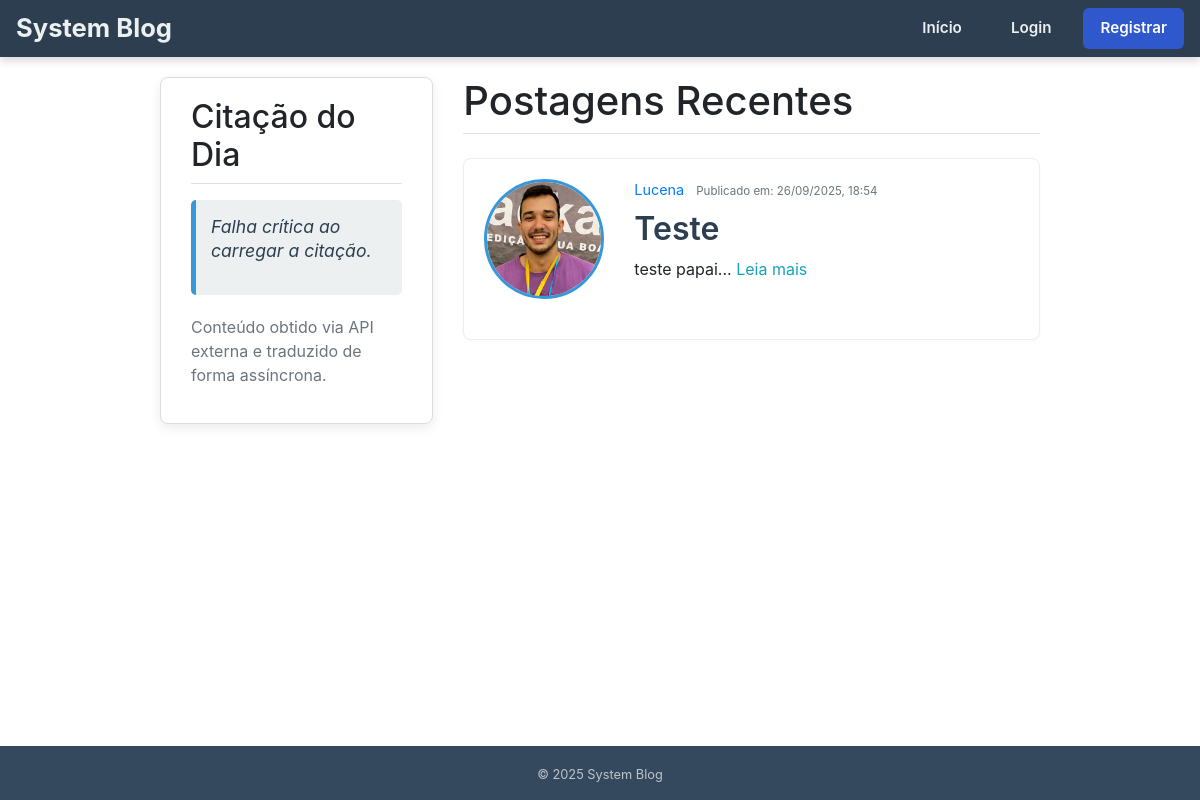
The page /home on the database its author committed.
### models.py (models this page shows, shortened)
class Post(db.Model):
    id = db.Column(db.Integer, primary_key=True)
    title = db.Column(db.String(100), nullable=False)
    date_posted = db.Column(db.DateTime, nullable=False, default=datetime.utcnow)
    content = db.Column(db.Text, nullable=False)
    user_id = db.Column(db.Integer, db.ForeignKey('user.id'), nullable=False)

class User(db.Model, UserMixin):
    id = db.Column(db.Integer, primary_key=True)
    username = db.Column(db.String(20), unique=True, nullable=False)
    email = db.Column(db.String(120), unique=True, nullable=False)
    password = db.Column(db.String(60), nullable=False)
    image_file = db.Column(db.String(20), nullable=False, default='default.jpg')
    is_active = db.Column(db.Boolean, default=False)
    role_id = db.Column(db.Integer, db.ForeignKey('role.id'), nullable=False, default=1)
    posts = db.relationship('Post', backref='author', lazy=True)

### views.py (the view)
@app.route("/")
@app.route("/home")
def home():
    quote = quote_of_the_day['content']
    author = quote_of_the_day['author']
    posts = Post.query.order_by(Post.date_posted.desc()).all()
    return render_template('home.html', title='Início', posts=posts, quote=quote, author=author,
                           is_moderator=is_moderator, is_admin=is_admin)

### app.py (called while the page is built)
@app.context_processor
def inject_permissions():
    return dict(is_admin=is_admin, is_moderator=is_moderator)

### views.py (called while the page is built)
@app.before_request
def start_quote_thread():
    global quote_of_the_day
    if quote_of_the_day.get('thread') is None or not quote_of_the_day['thread'].is_alive():
        th = Thread(target=get_and_translate_quote, daemon=True)
        th.start()
        quote_of_the_day['thread'] = th
        app.logger.info("Thread de citação assíncrona iniciada.")

### templates/home.html (shortened to what this page needs)
{% extends "base.html" %}
{% block content %}
    <div class="row">
        <div class="col-md-4">
            <section id="quote-section" class="content-section">
                <h2 class="border-bottom pb-2 mb-3">Citação do Dia</h2>
                <div id="quote-box" class="quote-of-the-day">
                    <p id="quote-text" class="quote-text quote-loading">Carregando citação…</p>
                </div>
                <p class="text-muted text-sm mt-3">Conteúdo obtido via API externa e traduzido de forma assíncrona.</p>
            </section>
        </div>
        <div class="col-md-8">
            <h1 class="border-bottom mb-4 pb-2">Postagens Recentes</h1>
            {% if posts %}
                {% for post in posts %}
                    <article class="content-section post-article">
                        <div class="media">
                            <img class="article-img" src="{{ url_for('static', filename='profile_pics/' + post.author.image_file) }}" alt="Imagem de Perfil">
                            <div class="media-body">
                                <div class="post-meta">
                                    <a class="mr-2" href="{{ url_for('user_posts', username=post.author.username) }}">{{ post.author.username }}</a>
                                    <small class="text-muted">Publicado em: {{ post.date_posted.strftime('%d/%m/%Y, %H:%M') }}</small>
                                </div>
                                <h2><a class="article-title" href="{{ url_for('post', post_id=post.id) }}">{{ post.title }}</a></h2>
                                <p class="article-content">{{ post.content[:240] }}...
                                    <a href="{{ url_for('post', post_id=post.id) }}" class="text-info">Leia mais</a>
                                </p>
                            </div>
                        </div>
                    </article>
                {% endfor %}
            {% else %}
                <div class="alert alert-info">Nenhum post ainda. Seja o primeiro a publicar!</div>
            {% endif %}
        </div>
    </div>
{% endblock content %}

### static/css/styles.css (style rules this page uses)
body { background: #f4f7f6; color: #333; margin: 0; padding: 0; font-family: 'Inter', sans-serif; min-height: 100vh; display: flex; flex-direction: column; }
.content-section { background: #fff; padding: 20px 30px; border: 1px solid #ddd; border-radius: 8px; margin-bottom: 20px; box-shadow: 0 4px 12px rgba(0, 0, 0, 0.08); }
.post-article { background: white; padding: 20px; border-radius: 8px; border: 1px solid #eee; margin-bottom: 20px; box-shadow: 0 1px 3px rgba(0, 0, 0, 0.03); }
.post-article h2 a { color: #2c3e50; text-decoration: none; font-weight: 600; }
.post-meta { font-size: 0.9em; color: #7f8c8d; margin-bottom: 10px; }
.article-content { line-height: 1.6; }
.article-img { height: 120px; width: 120px; margin-right: 15px; object-fit: cover; border-radius: 50%; border: 3px solid #3498db; }
.quote-of-the-day { background: #ecf0f1; border-left: 5px solid #3498db; padding: 15px; border-radius: 5px; margin-bottom: 20px; }
.quote-text { font-style: italic; margin-bottom: 5px; font-size: 1.1em; color: #2c3e50; line-height: 1.4; }
.media { display: flex; align-items: center; margin-bottom: 20px; }
.media-body { flex: 1; padding-left: 15px; }

### rows shown on the page
Post: image_file (picture), author.username "Lucena", date_posted "26/09/2025, 18:54", title "Teste", content "teste papai"

### other values the page prints
{{ 2025 }} "2025"
